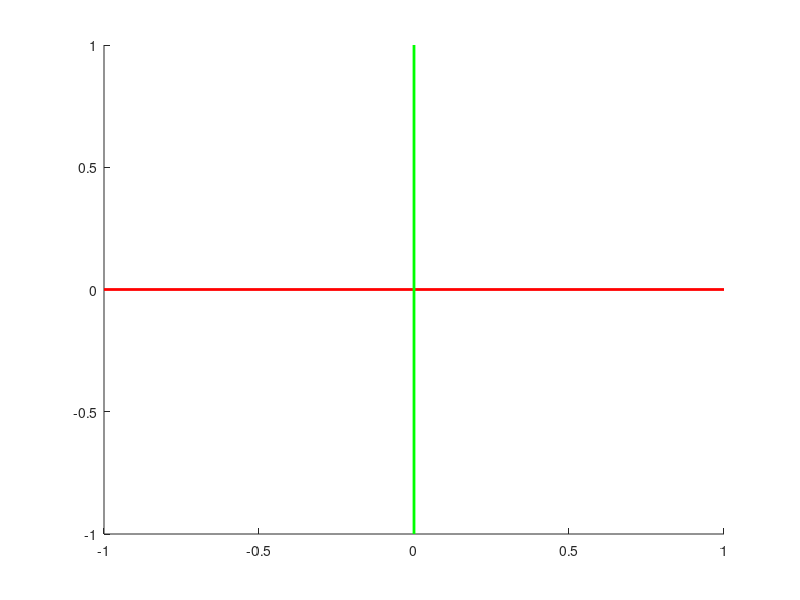

MATLAB code for this plot:
function axwidget(axlen, axwid)

% function axwidget(length)
% draw xyz axis lines, default length = 1, width = 2
% MGP March 2009
if nargin<2
    axwid = 2;
end
if nargin<1
    axlen = 1;
end

hold on
xax = plot3(axlen*[-1 1], [0 0 ], [0 0], 'r'); 
set(xax, 'linewidth', 2);
yax = plot3([0 0], axlen*[-1 1], [0 0], 'g');
set(yax, 'linewidth', 2);
zax = plot3([0 0], [0 0], axlen*[-1 1], 'b');
set(zax, 'linewidth', 2);